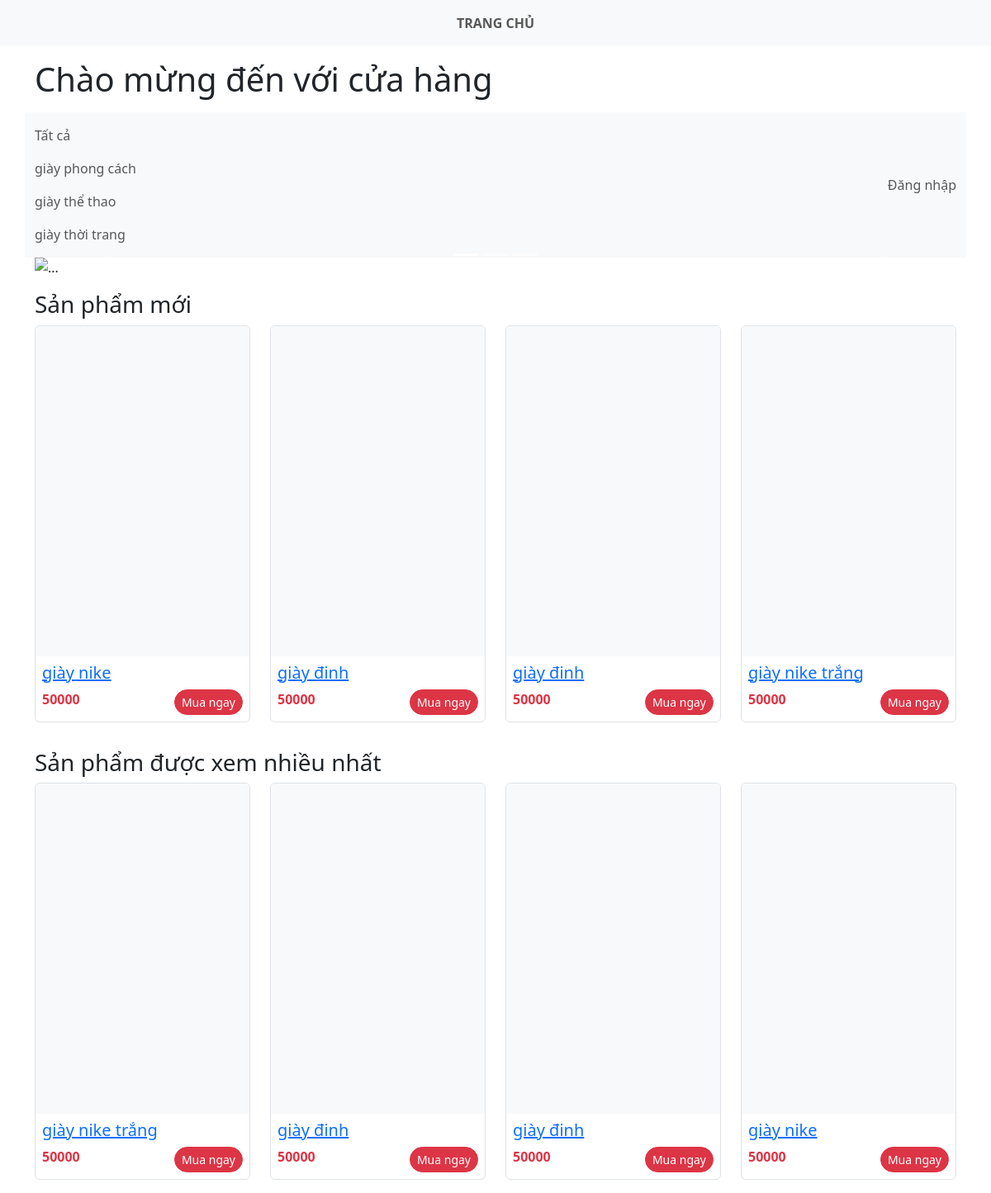
The page / on the database its author committed.
### tables this page shows
CREATE TABLE `categories` (
  `id` int NOT NULL,
  `name` varchar(50) NOT NULL,
  `description` varchar(255) NOT NULL,
  `categories_id` int DEFAULT NULL
);

CREATE TABLE `products` (
  `id` int NOT NULL,
  `name` varchar(50) NOT NULL,
  `description` varchar(255) NOT NULL,
  `categories_id` int NOT NULL,
  `price` int NOT NULL,
  `quantity` int NOT NULL,
  `img` varchar(255) NOT NULL,
  `view_count` int DEFAULT NULL
);

### controllers/client/HomeController.php (called while the page is built, shortened)
<?php
class HomeController
{
    private $productModel;
    private $categoryModel;
    public function __construct(){
        $this->productModel = new Product();
        $this->categoryModel = new Category();
    }
    public function index()
    {
        $categoryId = $_GET['category_id'] ?? null;
        if ($categoryId) {
            $products = $this->productModel->getByCategory($categoryId);
            $top4Latest = [];
            $top4View = [];
        } else {
            $top4Latest = $this->productModel->getTop4Latest();
            $top4View = $this->productModel->getTop4View();
        }
        $categories = $this->categoryModel->getAll();
        require_once PATH_VIEW_CLIENT_MAIN;
    }
}

### routes/client.php (called while the page is built)
<?php
$action = $_GET['action'] ?? '/';
match ($action) {
    'login' => (new AuthController)->login(),
    'authenticate' => (new AuthController)->authenticate(),
    'logout' => (new AuthController)->logout(),
    '/'         => (new HomeController)->index(),
    'show-product'     => (new DetailProductController)->getDetail(),
};

### models/BaseModel.php (called while the page is built, shortened)
<?php
class BaseModel
{
    public function __construct()
    {
        $dsn = sprintf('mysql:host=%s;port=%s;dbname=%s;charset=utf8', DB_HOST, DB_PORT, DB_NAME);
        try {
            $this->pdo = new PDO($dsn, DB_USERNAME, DB_PASSWORD, DB_OPTIONS);
        } catch (PDOException $e) {
            die("Kết nối cơ sở dữ liệu thất bại: {$e->getMessage()}. Vui lòng thử lại sau.");
        }
    }
}

### models/Category.php (called while the page is built, shortened)
<?php
    class Category extends BaseModel {
        public function getAll() {
            $sql = "SELECT * from categories";
            $stmt = $this->pdo->prepare($sql);
            $stmt->execute();
            return $stmt->fetchAll();
        }
    }
?>

### models/Product.php (called while the page is built, shortened)
<?php
    class Product extends BaseModel {
        public function getTop4Latest() {
            $sql = "SELECT * FROM products ORDER BY ID DESC LIMIT 4";
            $stmt = $this->pdo->prepare($sql);
            $stmt->execute();
            return $stmt->fetchAll();
        }
        public function getTop4View() {
            $sql = "SELECT * FROM products ORDER BY view_count DESC LIMIT 4";
            $stmt = $this->pdo->prepare($sql);
            $stmt->execute();
            return $stmt->fetchAll();
        }
    }
?>

### views/client/home.php (the view, shortened to what this page needs)
<nav class="navbar navbar-expand-xxl bg-light justify-content-center">
        <div class="container-fluid">
            <div class="d-flex align-items-center">
                <ul class="navbar-nav">
                    <li class="nav-item">
                        <a href="<?= BASE_URL ?>" class="nav-link">Tất cả</a>
                    </li>
                    <?php foreach($categories as $cat): ?>
                    <li class="nav-item">
                        <a href="<?= BASE_URL ?>?category_id=<?= $cat['id'] ?>" class="nav-link"><?= $cat['name'] ?></a>
                    </li>
                    <?php endforeach; ?>
                </ul>
            </div>
             <ul class="navbar-nav">
                <?php if (isset($_SESSION['user_logged'])): ?>
                <li class="nav-item">
                    <a href="" class="nav-link">Xin chào <?= $_SESSION['user']['username'] ?? 'User' ?></a>
                </li>
                <li class="nav-item">
                    <a href="<?= BASE_URL ?>?mode=admin" class="nav-link">Quản lý tài khoản</a>
                </li>
                <li class="nav-item">
                    <a href="<?= BASE_URL ?>?action=logout" class="nav-link">Đăng xuất</a>
                </li>
                <?php else: ?>
                <li class="nav-item">
                    <a href="<?= BASE_URL ?>?action=login" class="nav-link">Đăng nhập</a>
                </li>
                <?php endif; ?>
            </ul>
        </div>
    </nav>
    <div class="container">
    <div id="carouselExampleIndicators" class="carousel slide" data-bs-ride="carousel">
        <div class="carousel-indicators">
            <button type="button" data-bs-target="#carouselExampleIndicators" data-bs-slide-to="0" class="active" aria-current="true" aria-label="Slide 1"></button>
            <button type="button" data-bs-target="#carouselExampleIndicators" data-bs-slide-to="1" aria-label="Slide 2"></button>
            <button type="button" data-bs-target="#carouselExampleIndicators" data-bs-slide-to="2" aria-label="Slide 3"></button>
        </div>
        <div class="carousel-inner">
            <div class="carousel-item active">
                <img src="<?= BASE_ASSETS_UPLOADS ?>slide1.png" class="d-block w-100" alt="...">
            </div>
        </div>
        <button class="carousel-control-prev" type="button" data-bs-target="#carouselExampleIndicators" data-bs-slide="prev">
            <span class="carousel-control-prev-icon" aria-hidden="true"></span>
        </button>
        <button class="carousel-control-next" type="button" data-bs-target="#carouselExampleIndicators" data-bs-slide="next">
            <span class="carousel-control-next-icon" aria-hidden="true"></span>
        </button>
    </div>
      <?php if (!empty($products)): ?>
      <h3 class="mt-3">Sản phẩm theo danh mục</h3>
      <div class="row">
        <?php foreach($products as $pro): ?>
        <div class="col-3">
            <div class="border rounded overflow-hidden mb-3">
                <div class="bg-light d-flex justify-content-center align-items-center" style="height: 400px;">
                    <img src="<?= BASE_ASSETS_UPLOADS . $pro['img'] ?>" alt="" class="mw-100 mh-100">
                </div>
                <div class="p-2">
                    <a href="<?=BASE_URL . '?action=show-product&id=' . $pro["id"] ?>" ><h5><?= $pro["name"] ?></h5></a>
                    <div class="d-flex justify-content-between">
                        <span class="fw-bold text-danger"><?= $pro["price"] ?></span>
                        <button class="btn btn-danger btn-sm rounded-pill">Mua ngay</button>
                    </div>
                </div>
            </div>
        </div>
        <?php endforeach; ?>
      </div>
      <?php else: ?>
      <h3 class="mt-3">Sản phẩm mới</h3>
      <div class="row">
        <?php foreach($top4Latest as $pro): ?>
        <div class="col-3">
            <div class="border rounded overflow-hidden mb-3">
                <div class="bg-light d-flex justify-content-center align-items-center" style="height: 400px;">
                </div>
                <div class="p-2">
                    <a href="<?=BASE_URL . '?action=show-product&id=' . $pro["id"] ?>" ><h5><?= $pro["name"] ?></h5></a>
                    <div class="d-flex justify-content-between">
                        <span class="fw-bold text-danger"><?= $pro["price"] ?></span>
                        <button class="btn btn-danger btn-sm rounded-pill">Mua ngay</button>
                    </div>
                </div>
            </div>
        </div>
        <?php endforeach; ?>
      </div>
      <h3 class="mt-3">Sản phẩm được xem nhiều nhất</h3>
      <div class="row">
        <?php foreach($top4View as $pro): ?>
        <div class="col-3">
            <div class="border rounded overflow-hidden mb-3">
                <div class="bg-light d-flex justify-content-center align-items-center" style="height: 400px;">
                </div>
                <div class="p-2">
                    <a href="<?=BASE_URL . '?action=show-product&id=' . $pro["id"] ?>" ><h5><?= $pro["name"] ?></h5></a>
                    <div class="d-flex justify-content-between">
                        <span class="fw-bold text-danger"><?= $pro["price"] ?></span>
                        <button class="btn btn-danger btn-sm rounded-pill">Mua ngay</button>
                    </div>
                </div>
            </div>
        </div>
        <?php endforeach; ?>
      </div>
      <?php endif; ?>

### rows shown on the page
categories: name "giày phong cách"
categories: name "giày thể thao"
categories: name "giày thời trang"
products: name "giày nike", price "50000"
products: name "giày đinh", price "50000"
products: name "giày đinh", price "50000"
products: name "giày nike trắng", price "50000"

### other values the page prints
$title "Chào mừng đến với cửa hàng"
